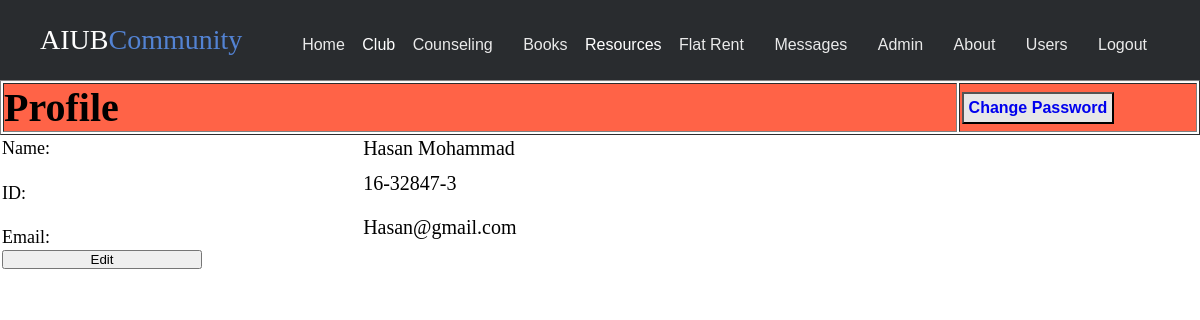
The page /App/Profile/Profile.php (signed in) on the database its author committed.
### tables this page shows
CREATE TABLE `registration` (
  `SL` int(255) NOT NULL,
  `Username` varchar(255) NOT NULL,
  `Name` varchar(255) NOT NULL,
  `ID` varchar(255) NOT NULL,
  `Email` varchar(255) NOT NULL,
  `Password` varchar(255) NOT NULL
);

### Library/db.php (called while the page is built)
<?php
$serverName="localhost";
$username="root";
$password="";
$databaseName="aiub community";
function executeNonQuery($query){
global $serverName,$username,$password,$databaseName;
$result=false;
$connection=mysqli_connect($serverName,$username,$password,$databaseName);
if($connection){
    $result=mysqli_query($connection,$query);
}
return $result;
}
function executeQuery($query){
    return executeNonQuery($query);
}
?>

### Data/user_data_access.php (called while the page is built, shortened)
<?php
include_once("../../Library/db.php");
function User($uname)
{
    $query="SELECT * FROM Registration WHERE username='$uname';";
    $result=executeQuery($query);
    $user2=null;
    if($result){
        $user2=mysqli_fetch_assoc($result);
    }
    return $user2;
}
?>

### Core/user_service.php (called while the page is built, shortened)
<?php
include_once("../../data/user_data_access.php");
function Userinfo($uname)
{
    return User($uname);
}
?>

### App/Profile/Profile.php (the view, shortened to what this page needs)
<?php
$uname=$_SESSION['name'];
include_once("../../core/user_service.php");
$user = Userinfo($uname);
?>
<html>
<head>
  <link rel="stylesheet" href="../css/header-fixed.css">
  <link rel="stylesheet" href="../css/main.css">
  <link rel="stylesheet" href="../CSS/assets/css/footer.css">
</head>
<body>
  <header class="header-fixed">
    <div class="header-limiter">
      <h1 style="font-family: Snell Roundhand,cursive;"><a href="../Homee/home.php" >AIUB<span>Community</span></a></h1>
      <nav>
        <a href="../Homee/home.php">Home</a>
        <div class="dropdown">
          <label>Club</label>
        </div>
        <a href="../Counseling/Altruists.php">Counseling</a>
        <a href="../Book/booksnew.php">Books</a>
        <div class="dropdown">
          <label>Resources</label>
        </div>
        <a href="../Flat/flats.php">Flat Rent</a>
        <a href="../Messages/Messages.php">Messages</a>
        <a href="../Profile/Profile.php"><?=$uname?></a>
        <a href="../About/About.php">About</a>
        <?php
        if ($uname=="Admin") {
          echo "<a href=\"../Admin/users.php\">Users</a>";
        }
        ?>
        <a href="../Login/logout.php">Logout</a>
      </nav>
    </div>
  </header>
<table width="100%" border="1"  align="center">
  <tr>
    <td align="center" style="background-color:Tomato; width: 80%"><h1>Profile</h1></td>
    <td align="center" style="background-color:Tomato;">
      <button ><a href="ChangePass.php" style="text-decoration: none;display: inline-block;">Change Password</a></button>
    </td>
  </tr>
</table>
  <form method="POST" action="#" >
<table align="center" style="width: 100%;text-align: center;">
  <tr>
      <td align="right">
         <font size="4">Name: &nbsp;&nbsp;&nbsp;</font>
      </td>
      <td align="left">
          <label><?=$user['Name']?></label>
      </td>
  </tr>
  <tr>
      <td align="right">
          <font size="4"><br>ID: &nbsp;&nbsp;</font>
      </td>
      <td align="left">
          <label><?=$user['ID'] ?></label>
      </td>
  </tr>
  <tr>
      <td align="right">
          <font size="4"><br>Email: &nbsp;&nbsp;</font>
      </td>
      <td align="left">
          <label><?=$user['Email']?></label>
      </td>
  </tr>
  <tr>
    <td align="center" colspan="2">
          <input type="submit" name="yes" value="Edit"/>
    </td>
  </tr>
</table>
  </form>
  <body>
    </html>

### App/CSS/header-fixed.css (style rules this page uses)
* { margin: 0px; padding: 0px; }
.dropdown { position: relative; display: inline-block; }
.header-fixed { background-color:#292c2f; box-shadow:0 1px 1px #ccc; padding: 20px 40px; height: 80px; color: #ffffff; box-sizing: border-box; top:-100px; -webkit-transition:top 0.3s; transition:top 0.3s; }
.header-fixed .header-limiter { max-width: 1200px; text-align: center; margin: 0 auto; }
.header-fixed .header-limiter h1 { float: left; font: normal 28px Cookie, Arial, Helvetica, sans-serif; line-height: 40px; margin: 0; }
.header-fixed .header-limiter h1 span { color: #5383d3; }
.header-fixed .header-limiter a { color: #ffffff; text-decoration: none; }
.header-fixed .header-limiter nav { font:16px Arial, Helvetica, sans-serif; line-height: 40px; float: right; }
.header-fixed .header-limiter nav a { display: inline-block; padding: 5px 13px; text-decoration:none; color: #ffffff; opacity: 0.9; }

### App/Book/CSS/main.css (style rules this page uses)
button { background-color: #e7e7e7; color: black; margin:5px; color: white; padding: 5px 5px; text-align: center; text-decoration: none; display: inline-block; font-size: 16px; margin: 4px 2px; cursor: pointer; font-weight: bold; }
table[align="center"] { margin: 0 auto; }
table td { text-align: left; font-size: 20px; }
input { width: 200px; }

### rows shown on the page
registration: Name "Hasan Mohammad", ID "16-32847-3", Email "Hasan@gmail.com"

### other values the page prints
$uname "Admin"
